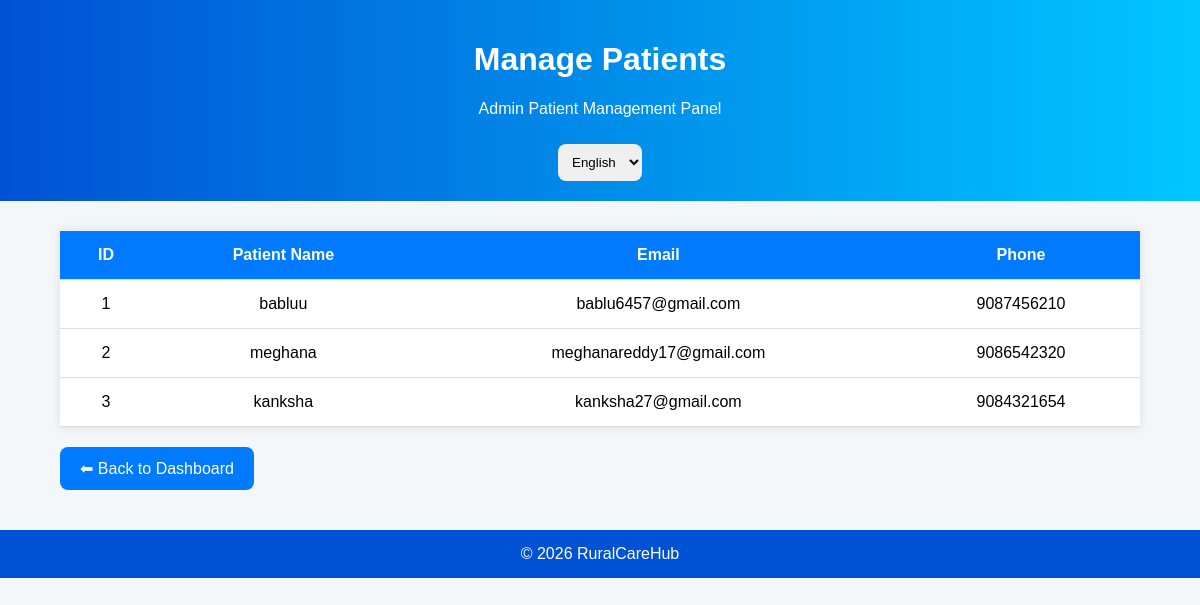
The app's page /manage-patients with its own data.
### app.py (models this page shows)
class User(db.Model):
    id = db.Column(db.Integer, primary_key=True)
    name = db.Column(db.String(100))
    email = db.Column(db.String(100), unique=True)
    phone = db.Column(db.String(20))
    address = db.Column(db.String(200))
    password = db.Column(db.String(100))
    role = db.Column(db.String(50))

### app.py (the view)
@app.route('/manage-patients')
def manage_patients():
    users = User.query.all()
    return render_template(
        'manage_patients.html',
        users=users
    )

### templates/manage_patients.html (shortened to what this page needs)
<!DOCTYPE html>
<html>
<head>
</head>
<body>
<div class="header">
<h1 id="title">Manage Patients</h1>
<p id="subtitle">
</p>
<select id="languageSelect"
onchange="changeLanguage()">
<option value="en">English</option>
</select>
</div>
<div class="container">
<table>
<tr>
<th>ID</th>
<th id="nameText">Patient Name</th>
<th>Email</th>
<th>Phone</th>
</tr>
{% for user in users %}
<tr>
<td>{{ user.id }}</td>
<td>{{ user.name }}</td>
<td>{{ user.email }}</td>
<td>{{ user.phone }}</td>
</tr>
{% endfor %}
</table>
<a href="/admin"
class="back-btn"
id="backBtn">
</a>
</div>
<footer>
© 2026 RuralCareHub
</footer>
</body>
</html>

### templates/manage_patients.html (style rules this page uses)
body { margin:0; font-family:Arial; background:#f4f7fa; }
.header { background:linear-gradient(to right,#0052d4,#00c6ff); color:white; text-align:center; padding:20px; }
.container { width:90%; margin:30px auto; }
table { width:100%; border-collapse:collapse; background:white; box-shadow:0 0 10px rgba(0,0,0,0.1); }
th,td { padding:15px; text-align:center; border-bottom:1px solid #ddd; }
th { background:#007bff; color:white; }
.back-btn { display:inline-block; margin-top:20px; padding:12px 20px; background:#007bff; color:white; text-decoration:none; border-radius:8px; }
select { padding:10px; border-radius:8px; border:none; margin-top:10px; }
footer { background:#0052d4; color:white; text-align:center; padding:15px; margin-top:40px; }

### records on screen
User: id "1", name "babluu", email "bablu6457@gmail.com", phone "9087456210"
User: id "2", name "meghana", email "meghanareddy17@gmail.com", phone "9086542320"
User: id "3", name "kanksha", email "kanksha27@gmail.com", phone "9084321654"
